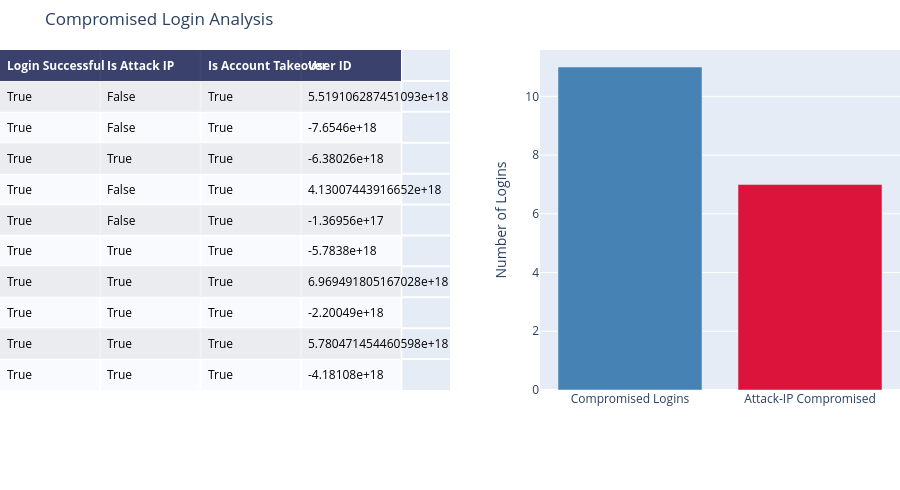

Notebook cell for this chart:
### Code cell
import plotly.graph_objects as go
import plotly.figure_factory as ff

# Filter data

login_compromised = Attack_Attempts[
(Attack_Attempts['Login Successful'] == True) &
(Attack_Attempts['Is Account Takeover'] == True)
]

# Counts for graph

total_compromised = len(login_compromised)

attack_ip_compromised = len(
login_compromised[login_compromised['Is Attack IP'] == True]
)

# Table data

table_data = [['Login Successful', 'Is Attack IP', 'Is Account Takeover', 'User ID']]

for _, row in login_compromised.head(10).iterrows(): # first 10 rows
    table_data.append([
        str(row['Login Successful']),
        str(row['Is Attack IP']),
        str(row['Is Account Takeover']),
        str(row['User ID'])
])

# Create table

fig = ff.create_table(table_data, height_constant=40)

# Create bar chart

graph = go.Bar(
    x=['Compromised Logins', 'Attack-IP Compromised'],
    y=[total_compromised, attack_ip_compromised],
    marker_color=['steelblue', 'crimson'],
    xaxis='x2',
    yaxis='y2',
    name='Count'
)

fig.add_trace(graph)

# Layout similar to hockey example

fig['layout']['xaxis2'] = {}

fig['layout']['yaxis2'] = {}

fig.layout.xaxis.update({'domain': [0, 0.5]})

fig.layout.xaxis2.update({'domain': [0.6, 1.0]})

fig.layout.yaxis2.update({
    'anchor': 'x2',
    'title': 'Number of Logins'
})

fig.layout.update(
    title='Compromised Login Analysis',
    margin=dict(t=50, b=100)
)

fig.show()

### Figure 1 — Plotly figure (JSON) as saved in the notebook; plotly's stock layout.template omitted (floating-point values rounded to 4 significant figures)
{"data": [{"colorscale": [[0, "#00083e"], [0.5, "#ededee"], [1, "#ffffff"]], "hoverinfo": "none", "opacity": 0.75, "showscale": false, "type": "heatmap", "z": [[0, 0, 0, 0], [0.5, 0.5, 0.5, 0.5], [1, 1, 1, 1], [0.5, 0.5, 0.5, 0.5], [1, 1, 1, 1], [0.5, 0.5, 0.5, 0.5], [1, 1, 1, 1], [0.5, 0.5, 0.5, 0.5], [1, 1, 1, 1], [0.5, 0.5, 0.5, 0.5], [1, 1, 1, 1]]}, {"marker": {"color": ["steelblue", "crimson"]}, "name": "Count", "type": "bar", "x": ["Compromised Logins", "Attack-IP Compromised"], "xaxis": "x2", "y": [11, 7], "yaxis": "y2"}], "layout": {"annotations": [{"align": "left", "font": {"color": "#ffffff"}, "showarrow": false, "text": "<b>Login Successful</b>", "x": -0.45, "xanchor": "left", "xref": "x", "y": 0, "yref": "y"}, {"align": "left", "font": {"color": "#ffffff"}, "showarrow": false, "text": "<b>Is Attack IP</b>", "x": 0.55, "xanchor": "left", "xref": "x", "y": 0, "yref": "y"}, {"align": "left", "font": {"color": "#ffffff"}, "showarrow": false, "text": "<b>Is Account Takeover</b>", "x": 1.55, "xanchor": "left", "xref": "x", "y": 0, "yref": "y"}, {"align": "left", "font": {"color": "#ffffff"}, "showarrow": false, "text": "<b>User ID</b>", "x": 2.55, "xanchor": "left", "xref": "x", "y": 0, "yref": "y"}, {"align": "left", "font": {"color": "#000000"}, "showarrow": false, "text": "True", "x": -0.45, "xanchor": "left", "xref": "x", "y": 1, "yref": "y"}, {"align": "left", "font": {"color": "#000000"}, "showarrow": false, "text": "False", "x": 0.55, "xanchor": "left", "xref": "x", "y": 1, "yref": "y"}, {"align": "left", "font": {"color": "#000000"}, "showarrow": false, "text": "True", "x": 1.55, "xanchor": "left", "xref": "x", "y": 1, "yref": "y"}, {"align": "left", "font": {"color": "#000000"}, "showarrow": false, "text": "5.519106287451093e+18", "x": 2.55, "xanchor": "left", "xref": "x", "y": 1, "yref": "y"}, {"align": "left", "font": {"color": "#000000"}, "showarrow": false, "text": "True", "x": -0.45, "xanchor": "left", "xref": "x", "y": 2, "yref": "y"}, {"align": "left", "font": {"color": "#000000"}, "showarrow": false, "text": "False", "x": 0.55, "xanchor": "left", "xref": "x", "y": 2, "yref": "y"}, {"align": "left", "font": {"color": "#000000"}, "showarrow": false, "text": "True", "x": 1.55, "xanchor": "left", "xref": "x", "y": 2, "yref": "y"}, {"align": "left", "font": {"color": "#000000"}, "showarrow": false, "text": "-7.6546e+18", "x": 2.55, "xanchor": "left", "xref": "x", "y": 2, "yref": "y"}, {"align": "left", "font": {"color": "#000000"}, "showarrow": false, "text": "True", "x": -0.45, "xanchor": "left", "xref": "x", "y": 3, "yref": "y"}, {"align": "left", "font": {"color": "#000000"}, "showarrow": false, "text": "True", "x": 0.55, "xanchor": "left", "xref": "x", "y": 3, "yref": "y"}, {"align": "left", "font": {"color": "#000000"}, "showarrow": false, "text": "True", "x": 1.55, "xanchor": "left", "xref": "x", "y": 3, "yref": "y"}, {"align": "left", "font": {"color": "#000000"}, "showarrow": false, "text": "-6.38026e+18", "x": 2.55, "xanchor": "left", "xref": "x", "y": 3, "yref": "y"}, {"align": "left", "font": {"color": "#000000"}, "showarrow": false, "text": "True", "x": -0.45, "xanchor": "left", "xref": "x", "y": 4, "yref": "y"}, {"align": "left", "font": {"color": "#000000"}, "showarrow": false, "text": "False", "x": 0.55, "xanchor": "left", "xref": "x", "y": 4, "yref": "y"}, {"align": "left", "font": {"color": "#000000"}, "showarrow": false, "text": "True", "x": 1.55, "xanchor": "left", "xref": "x", "y": 4, "yref": "y"}, {"align": "left", "font": {"color": "#000000"}, "showarrow": false, "text": "4.13007443916652e+18", "x": 2.55, "xanchor": "left", "xref": "x", "y": 4, "yref": "y"}, {"align": "left", "font": {"color": "#000000"}, "showarrow": false, "text": "True", "x": -0.45, "xanchor": "left", "xref": "x", "y": 5, "yref": "y"}, {"align": "left", "font": {"color": "#000000"}, "showarrow": false, "text": "False", "x": 0.55, "xanchor": "left", "xref": "x", "y": 5, "yref": "y"}, {"align": "left", "font": {"color": "#000000"}, "showarrow": false, "text": "True", "x": 1.55, "xanchor": "left", "xref": "x", "y": 5, "yref": "y"}, {"align": "left", "font": {"color": "#000000"}, "showarrow": false, "text": "-1.36956e+17", "x": 2.55, "xanchor": "left", "xref": "x", "y": 5, "yref": "y"}, {"align": "left", "font": {"color": "#000000"}, "showarrow": false, "text": "True", "x": -0.45, "xanchor": "left", "xref": "x", "y": 6, "yref": "y"}, {"align": "left", "font": {"color": "#000000"}, "showarrow": false, "text": "True", "x": 0.55, "xanchor": "left", "xref": "x", "y": 6, "yref": "y"}, {"align": "left", "font": {"color": "#000000"}, "showarrow": false, "text": "True", "x": 1.55, "xanchor": "left", "xref": "x", "y": 6, "yref": "y"}, {"align": "left", "font": {"color": "#000000"}, "showarrow": false, "text": "-5.7838e+18", "x": 2.55, "xanchor": "left", "xref": "x", "y": 6, "yref": "y"}, {"align": "left", "font": {"color": "#000000"}, "showarrow": false, "text": "True", "x": -0.45, "xanchor": "left", "xref": "x", "y": 7, "yref": "y"}, {"align": "left", "font": {"color": "#000000"}, "showarrow": false, "text": "True", "x": 0.55, "xanchor": "left", "xref": "x", "y": 7, "yref": "y"}, {"align": "left", "font": {"color": "#000000"}, "showarrow": false, "text": "True", "x": 1.55, "xanchor": "left", "xref": "x", "y": 7, "yref": "y"}, {"align": "left", "font": {"color": "#000000"}, "showarrow": false, "text": "6.969491805167028e+18", "x": 2.55, "xanchor": "left", "xref": "x", "y": 7, "yref": "y"}, {"align": "left", "font": {"color": "#000000"}, "showarrow": false, "text": "True", "x": -0.45, "xanchor": "left", "xref": "x", "y": 8, "yref": "y"}, {"align": "left", "font": {"color": "#000000"}, "showarrow": false, "text": "True", "x": 0.55, "xanchor": "left", "xref": "x", "y": 8, "yref": "y"}, {"align": "left", "font": {"color": "#000000"}, "showarrow": false, "text": "True", "x": 1.55, "xanchor": "left", "xref": "x", "y": 8, "yref": "y"}, {"align": "left", "font": {"color": "#000000"}, "showarrow": false, "text": "-2.20049e+18", "x": 2.55, "xanchor": "left", "xref": "x", "y": 8, "yref": "y"}, {"align": "left", "font": {"color": "#000000"}, "showarrow": false, "text": "True", "x": -0.45, "xanchor": "left", "xref": "x", "y": 9, "yref": "y"}, {"align": "left", "font": {"color": "#000000"}, "showarrow": false, "text": "True", "x": 0.55, "xanchor": "left", "xref": "x", "y": 9, "yref": "y"}, {"align": "left", "font": {"color": "#000000"}, "showarrow": false, "text": "True", "x": 1.55, "xanchor": "left", "xref": "x", "y": 9, "yref": "y"}, {"align": "left", "font": {"color": "#000000"}, "showarrow": false, "text": "5.780471454460598e+18", "x": 2.55, "xanchor": "left", "xref": "x", "y": 9, "yref": "y"}, {"align": "left", "font": {"color": "#000000"}, "showarrow": false, "text": "True", "x": -0.45, "xanchor": "left", "xref": "x", "y": 10, "yref": "y"}, {"align": "left", "font": {"color": "#000000"}, "showarrow": false, "text": "True", "x": 0.55, "xanchor": "left", "xref": "x", "y": 10, "yref": "y"}, {"align": "left", "font": {"color": "#000000"}, "showarrow": false, "text": "True", "x": 1.55, "xanchor": "left", "xref": "x", "y": 10, "yref": "y"}, {"align": "left", "font": {"color": "#000000"}, "showarrow": false, "text": "-4.18108e+18", "x": 2.55, "xanchor": "left", "xref": "x", "y": 10, "yref": "y"}], "height": 490, "margin": {"b": 100, "l": 0, "r": 0, "t": 50}, "title": {"text": "Compromised Login Analysis"}, "xaxis": {"domain": [0, 0.5], "dtick": 1, "gridwidth": 2, "showticklabels": false, "tick0": -0.5, "ticks": "", "zeroline": false}, "xaxis2": {"domain": [0.6, 1]}, "yaxis": {"autorange": "reversed", "dtick": 1, "gridwidth": 2, "showticklabels": false, "tick0": 0.5, "ticks": "", "zeroline": false}, "yaxis2": {"anchor": "x2", "title": {"text": "Number of Logins"}}}}
